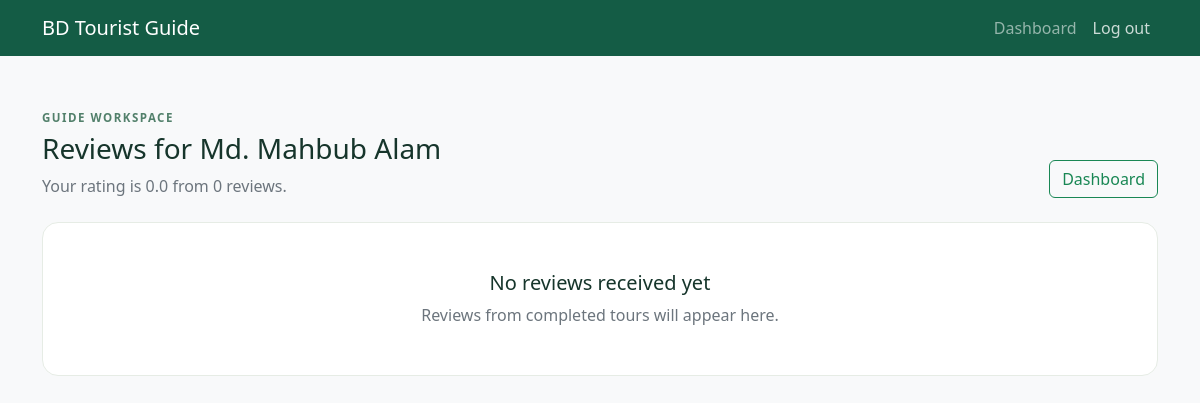
The page /accounts/guide/reviews/ (signed in) on the database its author committed.
### accounts/models.py (models this page shows, shortened)
class GuideApplication(models.Model):
    class Status(models.TextChoices):
        PENDING = "pending", "Pending Review"
        VERIFIED = "verified", "Verified"
        REJECTED = "rejected", "Rejected"
    user = models.ForeignKey(
        User, on_delete=models.CASCADE, related_name="guide_applications"
    )
    full_name = models.CharField(max_length=160)
    bio = models.TextField(max_length=2000)
    languages = models.CharField(max_length=300, help_text="Separate languages with commas")
    areas_covered = models.CharField(
        max_length=500, help_text="Separate destinations with commas"
    )
    specialties = models.CharField(
        max_length=500, blank=True, help_text="For example, history, food, nature"
    )
    daily_rate = models.DecimalField(
        max_digits=10,
        decimal_places=2,
        validators=[MinValueValidator(1)],
    )
    average_rating = models.DecimalField(max_digits=2, decimal_places=1, default=0)
    review_count = models.PositiveIntegerField(default=0)
    completed_tours = models.PositiveIntegerField(default=0)
    is_demo = models.BooleanField(default=False, db_index=True)
    max_group_size = models.PositiveSmallIntegerField(
        validators=[MinValueValidator(1), MaxValueValidator(100)]
    )
    profile_photo = models.FileField(
        upload_to=guide_upload_path,
        validators=[FileExtensionValidator(["jpg", "jpeg", "png"])],
    )
    id_document = models.FileField(
        upload_to=guide_upload_path,
        validators=[FileExtensionValidator(["jpg", "jpeg", "png", "pdf"])],
    )
    license_document = models.FileField(
        upload_to=guide_upload_path,
        validators=[FileExtensionValidator(["jpg", "jpeg", "png", "pdf"])],
        blank=True,
    )
    status = models.CharField(
        max_length=20, choices=Status.choices, default=Status.PENDING
    )
    rejection_reason = models.TextField(blank=True)
    reviewed_by = models.ForeignKey(
        User,
        on_delete=models.SET_NULL,
        related_name="reviewed_guide_applications",
        blank=True,
        null=True,
    )
    reviewed_at = models.DateTimeField(blank=True, null=True)
    created_at = models.DateTimeField(auto_now_add=True)
    updated_at = models.DateTimeField(auto_now=True)
    class Meta:
        ordering = ["created_at"]

### accounts/views.py (the view)
# urls.py: path("guide/reviews/", views.guide_received_reviews, name="guide_received_reviews"),
@login_required
def guide_received_reviews(request):
    guide = get_object_or_404(
        GuideApplication,
        user=request.user,
        status=GuideApplication.Status.VERIFIED,
    )
    reviews = guide.reviews.select_related("booking", "booking__traveler").all()
    return render(
        request,
        "accounts/guide_received_reviews.html",
        {"guide": guide, "reviews": reviews},
    )

### templates/accounts/guide_received_reviews.html (shortened to what this page needs)
{% extends "base.html" %}
{% block content %}
<div class="section-heading mb-4"><div><span class="eyebrow">GUIDE WORKSPACE</span><h1 class="h3 mt-1">Reviews for {{ guide.full_name }}</h1><p class="text-secondary mb-0">Your rating is {{ guide.average_rating|floatformat:1 }} from {{ guide.review_count }} review{{ guide.review_count|pluralize }}.</p></div><a class="btn btn-outline-success" href="{% url 'accounts:dashboard' %}">Dashboard</a></div>
{% if reviews %}<div class="row g-3">{% for review in reviews %}<div class="col-12"><article class="review-card card border-0 shadow-sm"><div class="card-body p-4"><div class="d-flex justify-content-between"><div><strong>{{ review.booking.traveler.first_name|default:"Traveler" }}</strong><div class="review-stars">{% for star in "12345" %}{% if forloop.counter <= review.rating %}★{% else %}☆{% endif %}{% endfor %}</div></div><span class="small text-secondary">{{ review.created_at|date:"M j, Y" }}</span></div><p class="mt-3">{{ review.review_text|linebreaksbr }}</p>{% if review.guide_reply %}<div class="guide-reply p-3 rounded-3"><strong class="small">Your public reply</strong><p class="mb-0 mt-1">{{ review.guide_reply|linebreaksbr }}</p><span class="small text-secondary">Posted {{ review.guide_replied_at|date:"M j, Y" }}</span></div>{% else %}<form method="post" action="{% url 'accounts:reply_to_guide_review' review.pk %}">{% csrf_token %}<label class="form-label" for="reply-{{ review.pk }}">Write one public reply</label><textarea class="form-control mb-2" id="reply-{{ review.pk }}" name="guide_reply" rows="3" minlength="2" maxlength="1200" required></textarea><button class="btn btn-outline-success" type="submit">Post reply</button></form>{% endif %}</div></article></div>{% endfor %}</div>{% else %}<div class="empty-state text-center p-5 rounded-4"><h2 class="h5">No reviews received yet</h2><p class="text-secondary mb-0">Reviews from completed tours will appear here.</p></div>{% endif %}
{% endblock %}

### static/css/site.css (style rules this page uses)
:root { --forest: #145c45; --leaf: #dcefe4; --ink: #16352b; --muted: #6b7c73; --sand: #f3f1e7; }
body { color: var(--ink); background: #f7f9f6 !important; }
.eyebrow { color: #52806b; font-size: 0.72rem; font-weight: 750; letter-spacing: 0.13em; }
.section-heading { display: flex; align-items: end; justify-content: space-between; gap: 1rem; }
.empty-state, .dashboard-welcome { border: 1px solid #e6ece5; background: #fff; }

### rows shown on the page
GuideApplication: full_name "Md. Mahbub Alam", average_rating "0.0", review_count "0"
